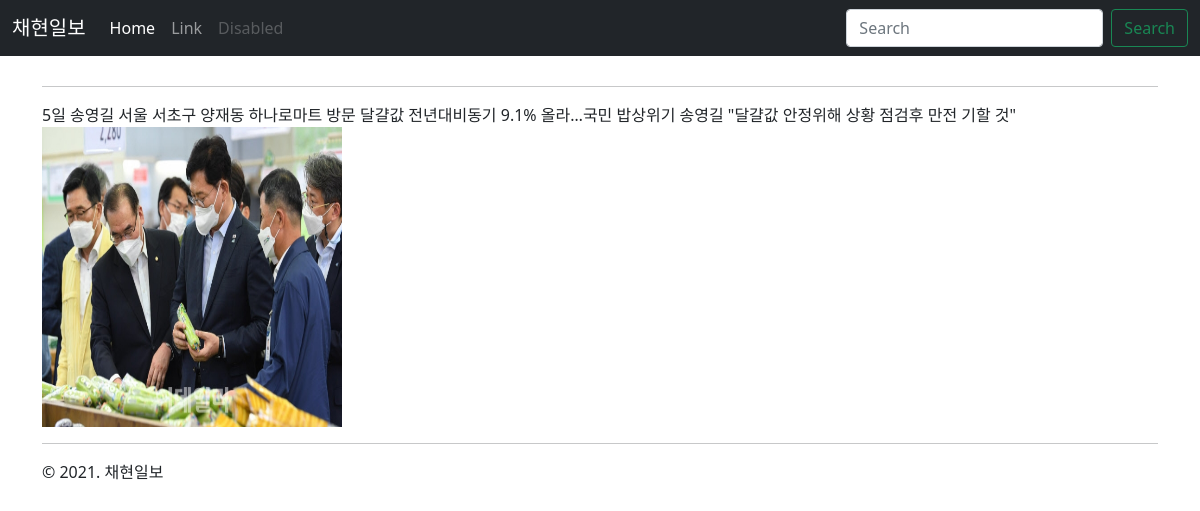
/journal/4/, run on the app's committed database.
### journal/models.py (models this page shows)
class Post(models.Model):
    journallist = models.ForeignKey(Journalist,on_delete=models.CASCADE)
    title = models.CharField(max_length=100)
    content = models.TextField()
    photo = models.ImageField()
    created_at = models.DateTimeField(auto_now_add=True)
    updated_at = models.DateTimeField(auto_now=True)

### journal/views.py (the view)
# urls.py: path("<int:pk>/", views.post_detail, name="post_detail"),
def post_detail(request: HttpRequest, pk):
    post = Post.objects.get(pk=pk)
    return render(request, "journal/journal_detail.html", {
        "post": post,
    })

### journal/templates/journal/journal_detail.html (shortened to what this page needs)
{% extends "journal/layout.html"%}
{% block content %}
<hr />
{{ post.content }}
{% if post.photo %}
<img src="{{ post.photo.url }}" style="width: 300px; height: 300px;" />
{% endif %}
{% endblock %}

### journal/templates/journal/layout.html (style rules this page uses)
body { padding-top: 70px; }

### data on the page
Post: content "5일 송영길 서울 서초구 양재동 하나로마트 방문 달걀값 전년대비동기 9.1% 올라…국민 밥상위기 송영길 \"달걀값 안정위해 상황 점검후 만전 기할 것\"", photo (picture)
